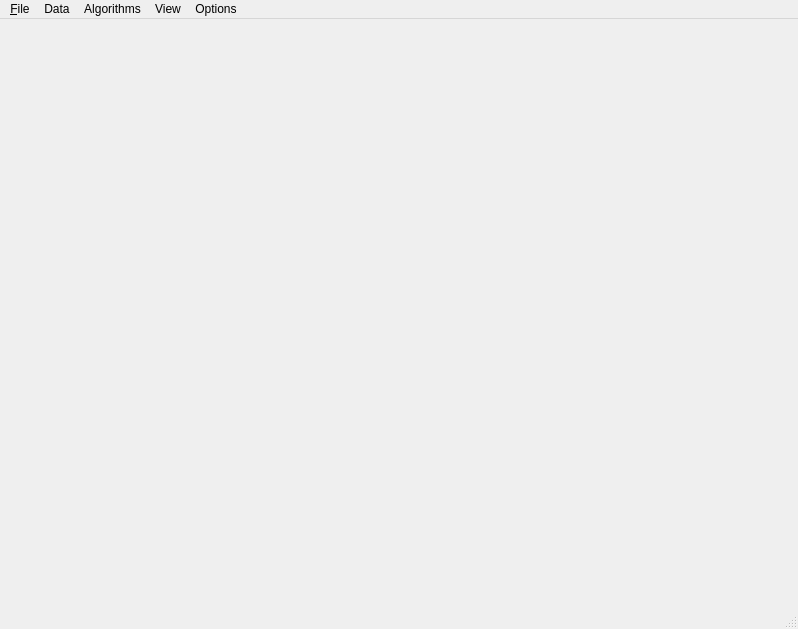
<?xml version="1.0" encoding="UTF-8"?>
<ui version="4.0">
 <author>Pierre Alliez</author>
 <class>MainWindow</class>
 <widget class="QMainWindow" name="MainWindow">
  <property name="geometry">
   <rect>
    <x>0</x>
    <y>0</y>
    <width>798</width>
    <height>629</height>
   </rect>
  </property>
  <property name="windowTitle">
   <string>CGAL - Lloyd iteration</string>
  </property>
  <widget class="QWidget" name="centralwidget">
   <layout class="QGridLayout">
    <item row="0" column="0">
     <widget class="GlViewer" name="viewer" native="true">
      <property name="locale">
       <locale language="English" country="UnitedStates"/>
      </property>
     </widget>
    </item>
   </layout>
  </widget>
  <widget class="QStatusBar" name="statusbar"/>
  <widget class="QMenuBar" name="menubar">
   <property name="geometry">
    <rect>
     <x>0</x>
     <y>0</y>
     <width>798</width>
     <height>27</height>
    </rect>
   </property>
   <widget class="QMenu" name="menuFile">
    <property name="title">
     <string>&amp;File</string>
    </property>
    <addaction name="actionLoad"/>
    <addaction name="separator"/>
    <addaction name="actionQuit"/>
   </widget>
   <widget class="QMenu" name="menuData">
    <property name="title">
     <string>Data</string>
    </property>
    <addaction name="actionClear"/>
    <addaction name="actionRandom_vertices"/>
    <addaction name="separator"/>
    <addaction name="actionBox"/>
    <addaction name="actionCircle"/>
    <addaction name="actionSandglass"/>
    <addaction name="separator"/>
   </widget>
   <widget class="QMenu" name="menuAlgorithms">
    <property name="title">
     <string>Algorithms</string>
    </property>
    <addaction name="actionLloyd"/>
   </widget>
   <widget class="QMenu" name="menuView">
    <property name="title">
     <string>View</string>
    </property>
    <addaction name="actionView_edges"/>
    <addaction name="actionView_relocation"/>
    <addaction name="actionView_sampling"/>
   </widget>
   <widget class="QMenu" name="menuOptions">
    <property name="title">
     <string>Options</string>
    </property>
    <addaction name="actionActivate_sandglass"/>
    <addaction name="actionActivate_overshooting"/>
    <addaction name="actionActivate_inertia"/>
    <addaction name="separator"/>
    <addaction name="actionParameters"/>
   </widget>
   <addaction name="menuFile"/>
   <addaction name="menuData"/>
   <addaction name="menuAlgorithms"/>
   <addaction name="menuView"/>
   <addaction name="menuOptions"/>
  </widget>
  <action name="actionQuit">
   <property name="text">
    <string>Quit</string>
   </property>
   <property name="shortcut">
    <string>Ctrl+Q</string>
   </property>
  </action>
  <action name="actionClear">
   <property name="text">
    <string>Clear vertices</string>
   </property>
   <property name="statusTip">
    <string>Clear</string>
   </property>
   <property name="shortcut">
    <string>C</string>
   </property>
  </action>
  <action name="actionLoad">
   <property name="text">
    <string>Load</string>
   </property>
   <property name="statusTip">
    <string>Load PSLG</string>
   </property>
   <property name="shortcut">
    <string>Ctrl+O</string>
   </property>
  </action>
  <action name="actionBox">
   <property name="text">
    <string>Box domain</string>
   </property>
  </action>
  <action name="actionLloyd">
   <property name="text">
    <string>Lloyd</string>
   </property>
   <property name="shortcut">
    <string>L</string>
   </property>
  </action>
  <action name="actionCircle">
   <property name="text">
    <string>Circle domain</string>
   </property>
  </action>
  <action name="actionDelaunay_conforming">
   <property name="text">
    <string>Delaunay conforming</string>
   </property>
  </action>
  <action name="actionGabriel_conforming">
   <property name="text">
    <string>Gabriel conforming</string>
   </property>
  </action>
  <action name="actionBatch_refine">
   <property name="text">
    <string>Batch refine</string>
   </property>
  </action>
  <action name="actionView_edges">
   <property name="checkable">
    <bool>true</bool>
   </property>
   <property name="checked">
    <bool>true</bool>
   </property>
   <property name="text">
    <string>Edges</string>
   </property>
   <property name="shortcut">
    <string>E</string>
   </property>
  </action>
  <action name="actionRandom_vertices">
   <property name="text">
    <string>Add random vertices</string>
   </property>
   <property name="shortcut">
    <string>A</string>
   </property>
  </action>
  <action name="actionView_relocation">
   <property name="checkable">
    <bool>true</bool>
   </property>
   <property name="checked">
    <bool>true</bool>
   </property>
   <property name="text">
    <string>Relocation</string>
   </property>
   <property name="shortcut">
    <string>R</string>
   </property>
  </action>
  <action name="actionActivate_sandglass">
   <property name="checkable">
    <bool>true</bool>
   </property>
   <property name="text">
    <string>Sandglass</string>
   </property>
   <property name="shortcut">
    <string>S</string>
   </property>
  </action>
  <action name="actionActivate_overshooting">
   <property name="checkable">
    <bool>true</bool>
   </property>
   <property name="text">
    <string>Overshooting</string>
   </property>
   <property name="shortcut">
    <string>O</string>
   </property>
  </action>
  <action name="actionValue_overshooting">
   <property name="text">
    <string>Value</string>
   </property>
  </action>
  <action name="actionActivate_inertia">
   <property name="checkable">
    <bool>true</bool>
   </property>
   <property name="text">
    <string>Temporal inertia</string>
   </property>
   <property name="shortcut">
    <string>T</string>
   </property>
  </action>
  <action name="actionValue_inertia">
   <property name="text">
    <string>Value</string>
   </property>
  </action>
  <action name="actionParameters">
   <property name="text">
    <string>Parameters</string>
   </property>
   <property name="shortcut">
    <string>P</string>
   </property>
  </action>
  <action name="actionSandglass">
   <property name="text">
    <string>Sandglass domain</string>
   </property>
  </action>
  <action name="actionView_sampling">
   <property name="checkable">
    <bool>true</bool>
   </property>
   <property name="checked">
    <bool>false</bool>
   </property>
   <property name="text">
    <string>Sampling</string>
   </property>
  </action>
 </widget>
 <customwidgets>
  <customwidget>
   <class>GlViewer</class>
   <extends>QWidget</extends>
   <header>glviewer.h</header>
   <container>1</container>
  </customwidget>
 </customwidgets>
 <resources/>
 <connections/>
</ui>
